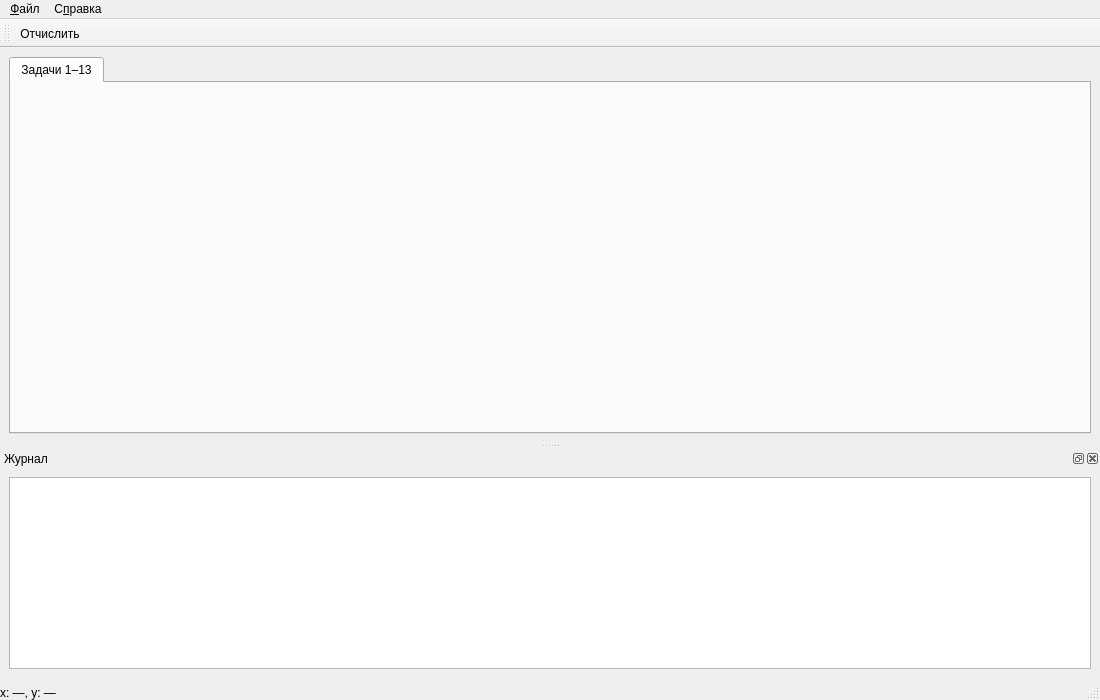
<?xml version="1.0" encoding="UTF-8"?>
<ui version="4.0">
 <class>MainWindow</class>
 <widget class="QMainWindow" name="MainWindow">
  <property name="geometry">
   <rect>
    <x>0</x>
    <y>0</y>
    <width>1100</width>
    <height>700</height>
   </rect>
  </property>
  <property name="windowTitle">
   <string>Geometry Workbench — компьютерная геометрия</string>
  </property>
  <widget class="QWidget" name="centralwidget">
   <layout class="QVBoxLayout" name="centralLayout">
    <item>
     <widget class="QTabWidget" name="tabWidget">
      <widget class="GeometryPage" name="geometryPage">
       <attribute name="title">
        <string>Задачи 1–13</string>
       </attribute>
      </widget>
     </widget>
    </item>
   </layout>
  </widget>
  <widget class="QMenuBar" name="menubar">
   <property name="geometry">
    <rect>
     <x>0</x>
     <y>0</y>
     <width>1100</width>
     <height>22</height>
    </rect>
   </property>
   <widget class="QMenu" name="menuFile">
    <property name="title">
     <string>&amp;Файл</string>
    </property>
    <addaction name="actionClear"/>
    <addaction name="separator"/>
    <addaction name="actionExit"/>
   </widget>
   <widget class="QMenu" name="menuHelp">
    <property name="title">
     <string>С&amp;правка</string>
    </property>
    <addaction name="actionAbout"/>
    <addaction name="actionAboutQt"/>
   </widget>
   <addaction name="menuFile"/>
   <addaction name="menuHelp"/>
  </widget>
  <widget class="QStatusBar" name="statusbar">
   <widget class="QLabel" name="coordinatesLabel">
    <property name="minimumSize">
     <size>
      <width>180</width>
      <height>0</height>
     </size>
    </property>
    <property name="text">
     <string>x: —, y: —</string>
    </property>
   </widget>
  </widget>
  <widget class="QToolBar" name="mainToolBar">
   <property name="windowTitle">
    <string>Основная панель</string>
   </property>
   <attribute name="toolBarArea">
    <enum>TopToolBarArea</enum>
   </attribute>
   <attribute name="toolBarBreak">
    <bool>false</bool>
   </attribute>
   <addaction name="actionClear"/>
  </widget>
  <widget class="QDockWidget" name="logDock">
   <property name="windowTitle">
    <string>Журнал</string>
   </property>
   <attribute name="dockWidgetArea">
    <number>8</number>
   </attribute>
   <widget class="QWidget" name="dockWidgetContents">
    <layout class="QVBoxLayout" name="dockLayout">
     <item>
      <widget class="QPlainTextEdit" name="logEdit">
       <property name="readOnly">
        <bool>true</bool>
       </property>
      </widget>
     </item>
    </layout>
   </widget>
  </widget>
  <action name="actionClear">
   <property name="text">
    <string>Отчислить</string>
   </property>
   <property name="shortcut">
    <string>Ctrl+K</string>
   </property>
  </action>
  <action name="actionExit">
   <property name="text">
    <string>Выход</string>
   </property>
  </action>
  <action name="actionAbout">
   <property name="text">
    <string>О программе</string>
   </property>
  </action>
  <action name="actionAboutQt">
   <property name="text">
    <string>О Qt</string>
   </property>
  </action>
 </widget>
 <customwidgets>
  <customwidget>
   <class>GeometryPage</class>
   <extends>QWidget</extends>
   <header>geometrypage.h</header>
   <container>1</container>
  </customwidget>
 </customwidgets>
 <resources/>
 <connections/>
</ui>
